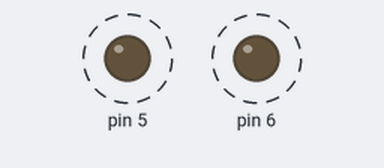
A sketch run on a simulated Arduino Uno, built with avr-gcc and run on an emulated ATmega328P. On the bench: output pins drawn as LEDs (lit = HIGH). Dashed ring = blinking.

Above: at 0.05 s.
Timing chart, 0 to 3.0 s (numbered marks = the images above):
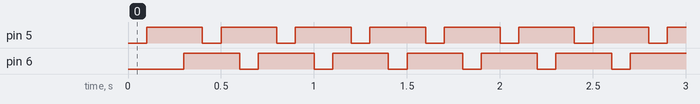

Measured:
- by itself, pin 5, pin 6: alternates HIGH for 0.30 s and LOW for 0.10 s

The sketch:

LED_sheild_onoff.ino
```cpp
void setup() {
  // put your setup code here, to run once:
  pinMode(5, OUTPUT);
  pinMode(6, OUTPUT);

}

void loop() {
  // put your main code here, to run repeatedly:
  digitalWrite(5,0);
  delay(100);
  digitalWrite(5,1);
  delay(100);
  digitalWrite(6,0);
  delay(100);
  digitalWrite(6,1);
  delay(100);

  while(false);

}
```
